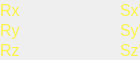
        <widget class="PyDMFrame" name="composite_14">
          <property name="geometry">
            <rect>
              <x>460</x>
              <y>115</y>
              <width>140</width>
              <height>60</height>
            </rect>
          </property>
          <property name="sizePolicy">
            <sizepolicy hsizetype="Ignored" vsizetype="Ignored">
              <horstretch>0</horstretch>
              <verstretch>0</verstretch>
            </sizepolicy>
          </property>
          <layout class="QGridLayout" name="gridLayout_15" columnstretch="20,100,20" rowstretch="20,20,20">
            <property name="leftMargin">
              <number>0</number>
            </property>
            <property name="topMargin">
              <number>0</number>
            </property>
            <property name="rightMargin">
              <number>0</number>
            </property>
            <property name="bottomMargin">
              <number>0</number>
            </property>
            <property name="horizontalSpacing">
              <number>0</number>
            </property>
            <property name="verticalSpacing">
              <number>0</number>
            </property>
            <item row="0" column="0">
              <widget class="QLabel" name="text_29">
                <property name="geometry">
                  <rect>
                    <x>0</x>
                    <y>0</y>
                    <width>20</width>
                    <height>20</height>
                  </rect>
                </property>
                <property name="sizePolicy">
                  <sizepolicy hsizetype="Ignored" vsizetype="Ignored">
                    <horstretch>0</horstretch>
                    <verstretch>0</verstretch>
                  </sizepolicy>
                </property>
                <property name="text">
                  <string>Rx'</string>
                </property>
                <property name="font">
                  <font>
                    <pointsize>12</pointsize>
                  </font>
                </property>
                <property name="brush" stdset="0">
                  <brush brushstyle="SolidPattern">
                    <color alpha="255">
                      <red>251</red>
                      <green>243</green>
                      <blue>74</blue>
                    </color>
                  </brush>
                </property>
                <property name="toolTip">
                  <string>text_29</string>
                </property>
                <property name="alignment">
                  <set>Qt::AlignLeading|Qt::AlignLeft|Qt::AlignVCenter</set>
                </property>
                <property name="styleSheet">
                  <string notr="true">QLabel#text_29 {
  color: rgb(251, 243, 74);
  }</string>
                </property>
              </widget>
            </item>
            <item row="2" column="0">
              <widget class="QLabel" name="text_30">
                <property name="geometry">
                  <rect>
                    <x>0</x>
                    <y>40</y>
                    <width>20</width>
                    <height>20</height>
                  </rect>
                </property>
                <property name="sizePolicy">
                  <sizepolicy hsizetype="Ignored" vsizetype="Ignored">
                    <horstretch>0</horstretch>
                    <verstretch>0</verstretch>
                  </sizepolicy>
                </property>
                <property name="text">
                  <string>Rz'</string>
                </property>
                <property name="font">
                  <font>
                    <pointsize>12</pointsize>
                  </font>
                </property>
                <property name="brush" stdset="0">
                  <brush brushstyle="SolidPattern">
                    <color alpha="255">
                      <red>251</red>
                      <green>243</green>
                      <blue>74</blue>
                    </color>
                  </brush>
                </property>
                <property name="toolTip">
                  <string>text_30</string>
                </property>
                <property name="alignment">
                  <set>Qt::AlignLeading|Qt::AlignLeft|Qt::AlignVCenter</set>
                </property>
                <property name="styleSheet">
                  <string notr="true">QLabel#text_30 {
  color: rgb(251, 243, 74);
  }</string>
                </property>
              </widget>
            </item>
            <item row="1" column="0">
              <widget class="QLabel" name="text_31">
                <property name="geometry">
                  <rect>
                    <x>0</x>
                    <y>20</y>
                    <width>20</width>
                    <height>20</height>
                  </rect>
                </property>
                <property name="sizePolicy">
                  <sizepolicy hsizetype="Ignored" vsizetype="Ignored">
                    <horstretch>0</horstretch>
                    <verstretch>0</verstretch>
                  </sizepolicy>
                </property>
                <property name="text">
                  <string>Ry'</string>
                </property>
                <property name="font">
                  <font>
                    <pointsize>12</pointsize>
                  </font>
                </property>
                <property name="brush" stdset="0">
                  <brush brushstyle="SolidPattern">
                    <color alpha="255">
                      <red>251</red>
                      <green>243</green>
                      <blue>74</blue>
                    </color>
                  </brush>
                </property>
                <property name="toolTip">
                  <string>text_31</string>
                </property>
                <property name="alignment">
                  <set>Qt::AlignLeading|Qt::AlignLeft|Qt::AlignVCenter</set>
                </property>
                <property name="styleSheet">
                  <string notr="true">QLabel#text_31 {
  color: rgb(251, 243, 74);
  }</string>
                </property>
              </widget>
            </item>
            <item row="0" column="2">
              <widget class="QLabel" name="text_32">
                <property name="geometry">
                  <rect>
                    <x>120</x>
                    <y>0</y>
                    <width>20</width>
                    <height>20</height>
                  </rect>
                </property>
                <property name="sizePolicy">
                  <sizepolicy hsizetype="Ignored" vsizetype="Ignored">
                    <horstretch>0</horstretch>
                    <verstretch>0</verstretch>
                  </sizepolicy>
                </property>
                <property name="text">
                  <string>Sx'</string>
                </property>
                <property name="font">
                  <font>
                    <pointsize>12</pointsize>
                  </font>
                </property>
                <property name="brush" stdset="0">
                  <brush brushstyle="SolidPattern">
                    <color alpha="255">
                      <red>251</red>
                      <green>243</green>
                      <blue>74</blue>
                    </color>
                  </brush>
                </property>
                <property name="toolTip">
                  <string>text_32</string>
                </property>
                <property name="alignment">
                  <set>Qt::AlignLeading|Qt::AlignLeft|Qt::AlignVCenter</set>
                </property>
                <property name="styleSheet">
                  <string notr="true">QLabel#text_32 {
  color: rgb(251, 243, 74);
  }</string>
                </property>
              </widget>
            </item>
            <item row="2" column="2">
              <widget class="QLabel" name="text_33">
                <property name="geometry">
                  <rect>
                    <x>120</x>
                    <y>40</y>
                    <width>20</width>
                    <height>20</height>
                  </rect>
                </property>
                <property name="sizePolicy">
                  <sizepolicy hsizetype="Ignored" vsizetype="Ignored">
                    <horstretch>0</horstretch>
                    <verstretch>0</verstretch>
                  </sizepolicy>
                </property>
                <property name="text">
                  <string>Sz'</string>
                </property>
                <property name="font">
                  <font>
                    <pointsize>12</pointsize>
                  </font>
                </property>
                <property name="brush" stdset="0">
                  <brush brushstyle="SolidPattern">
                    <color alpha="255">
                      <red>251</red>
                      <green>243</green>
                      <blue>74</blue>
                    </color>
                  </brush>
                </property>
                <property name="toolTip">
                  <string>text_33</string>
                </property>
                <property name="alignment">
                  <set>Qt::AlignLeading|Qt::AlignLeft|Qt::AlignVCenter</set>
                </property>
                <property name="styleSheet">
                  <string notr="true">QLabel#text_33 {
  color: rgb(251, 243, 74);
  }</string>
                </property>
              </widget>
            </item>
            <item row="1" column="2">
              <widget class="QLabel" name="text_34">
                <property name="geometry">
                  <rect>
                    <x>120</x>
                    <y>20</y>
                    <width>20</width>
                    <height>20</height>
                  </rect>
                </property>
                <property name="sizePolicy">
                  <sizepolicy hsizetype="Ignored" vsizetype="Ignored">
                    <horstretch>0</horstretch>
                    <verstretch>0</verstretch>
                  </sizepolicy>
                </property>
                <property name="text">
                  <string>Sy'</string>
                </property>
                <property name="font">
                  <font>
                    <pointsize>12</pointsize>
                  </font>
                </property>
                <property name="brush" stdset="0">
                  <brush brushstyle="SolidPattern">
                    <color alpha="255">
                      <red>251</red>
                      <green>243</green>
                      <blue>74</blue>
                    </color>
                  </brush>
                </property>
                <property name="toolTip">
                  <string>text_34</string>
                </property>
                <property name="alignment">
                  <set>Qt::AlignLeading|Qt::AlignLeft|Qt::AlignVCenter</set>
                </property>
                <property name="styleSheet">
                  <string notr="true">QLabel#text_34 {
  color: rgb(251, 243, 74);
  }</string>
                </property>
              </widget>
            </item>
          </layout>
        </widget>
